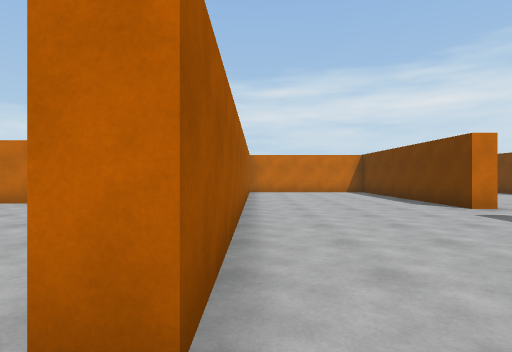
view 1 (above)

24 first-person views from a walk through a Unity game level. The camera is 1.3 m above the floor, looks level and sees 80° across. The floor is counted in squares, 2 m on a side. Each view is taken from the middle of a square. On the plan, view 1 faces up. The plan holds only what a view shows up to about 10 squares ahead; the rest is blank.

view 2
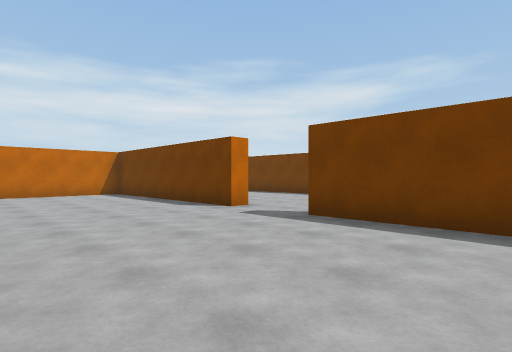

view 3
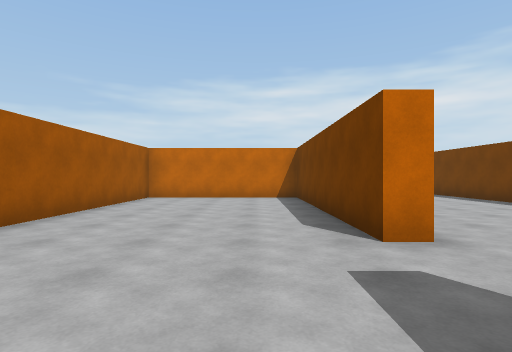

view 4
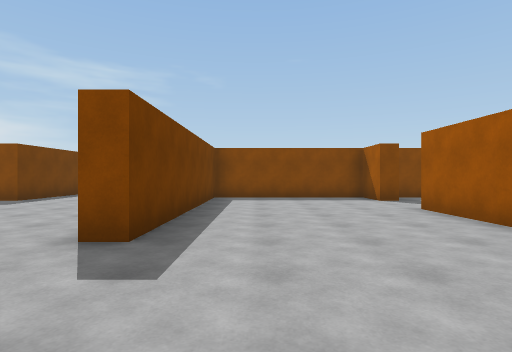

view 5
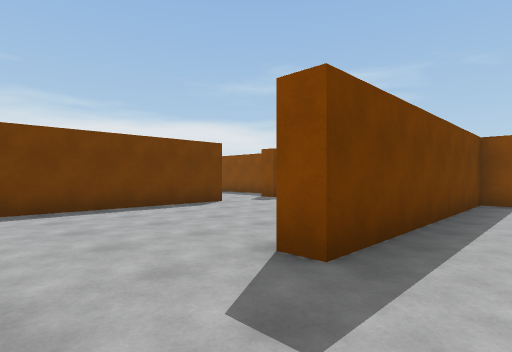

view 6
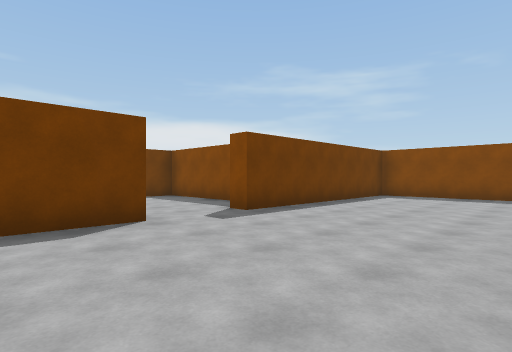

view 7
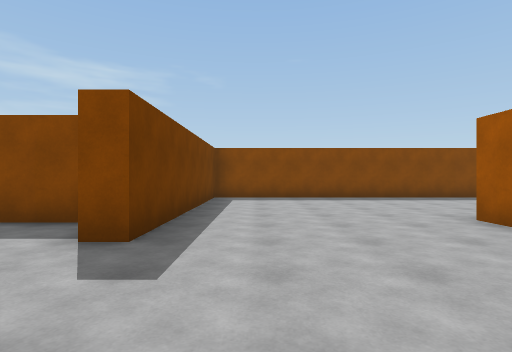

view 8
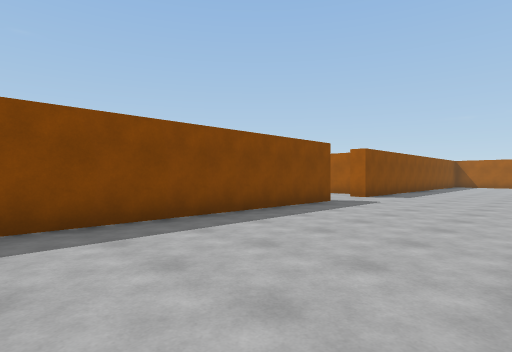

view 9
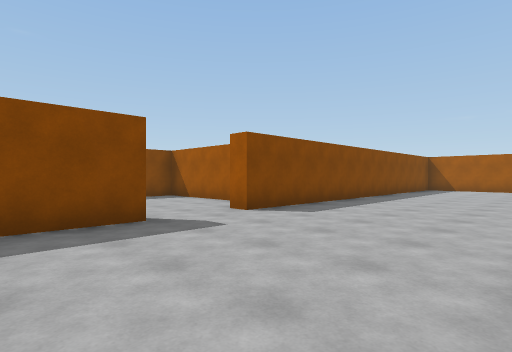

view 10
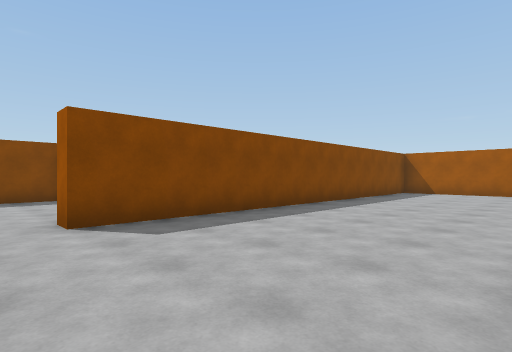

view 11
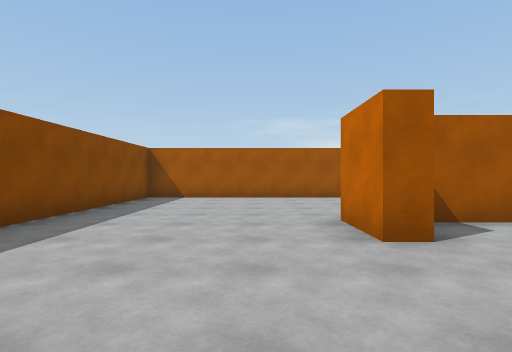

view 12
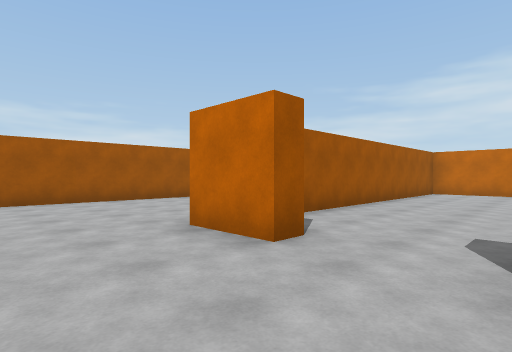

view 13
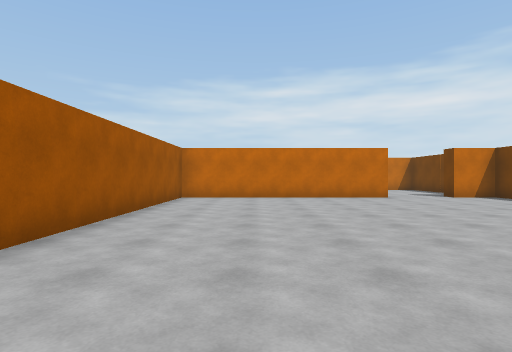

view 14
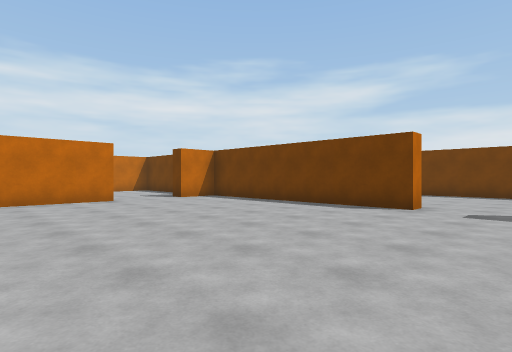

view 15
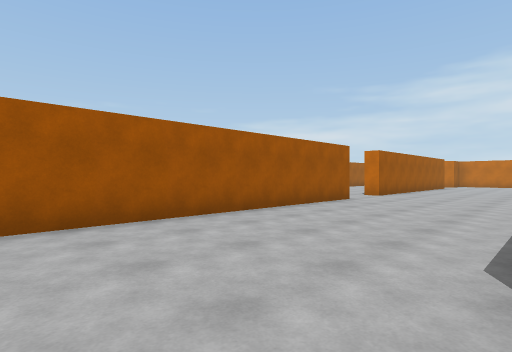

view 16
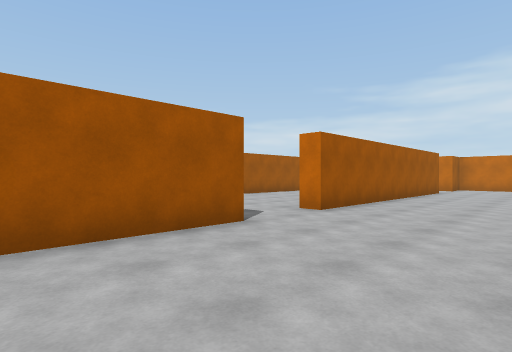

view 17
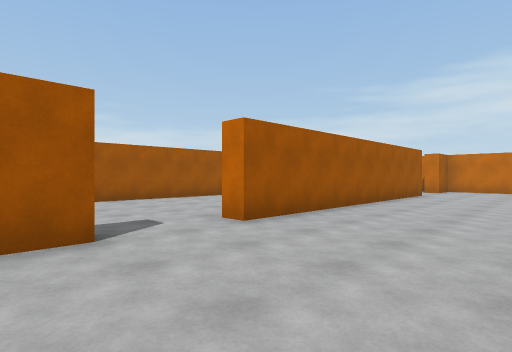

view 18
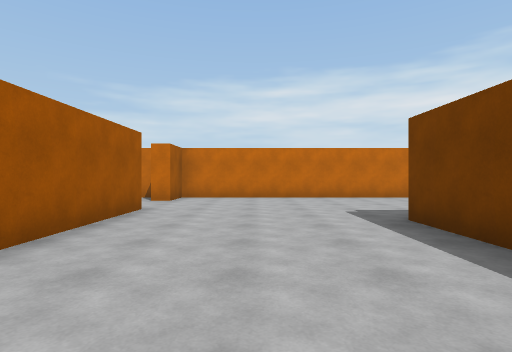

view 19
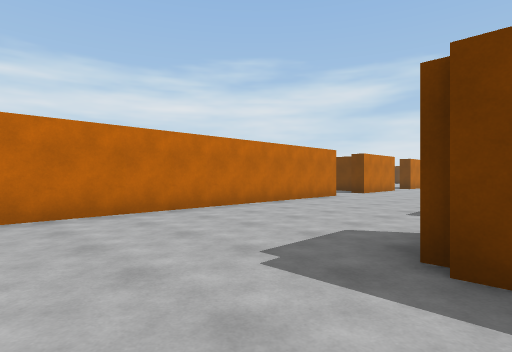

view 20
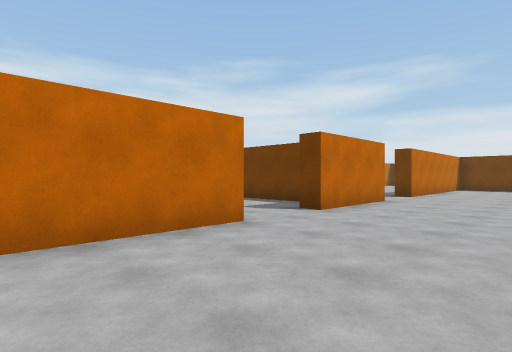

view 21
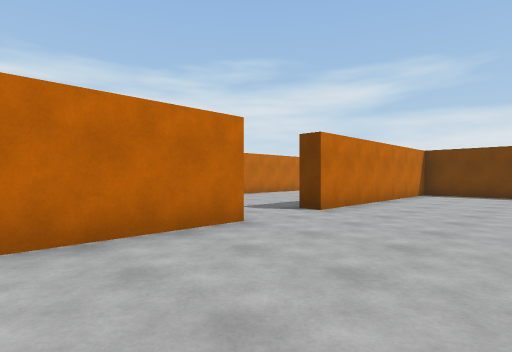

view 22
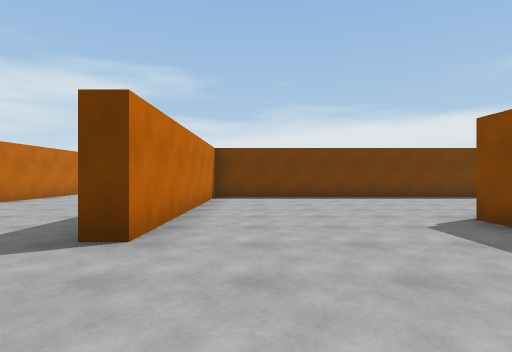

view 23
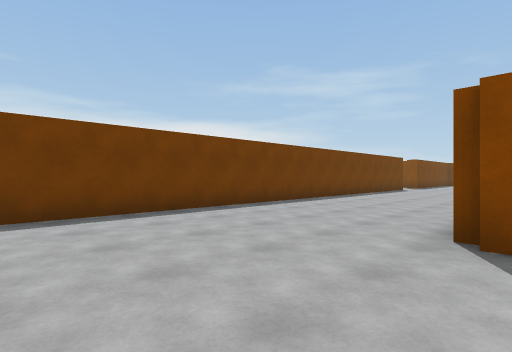

view 24
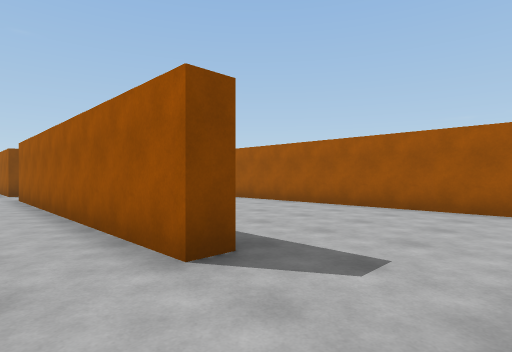

### Floor plan
Ten units are one square. View 1 is at (0, 0); x grows to the right and y downward. Boxes are objects, and circles mark ways between rooms. Rooms are numbered by the first view taken in them; rooms with no view inside come last. Other rooms are left out.
<svg viewBox="-165 -185 262 268">
<path fill="none" stroke="#000" d="M43 -60 43 -122 -2 -122 -2 -10 -7 -10M-8 10 -2 10 -2 23 43 23 43 -40M43 -40 48 -40M49 -60 43 -60M92 -71 92 -172 30 -172 30 -178M92 -10 92 -55M47 19 47 25M39 -127 45 -127M10 -172 -20 -172 -20 -178M-20 72 92 72 92 10M-40 -172 -152 -172 -152 -160 -158 -160M-90 22 -90 27 -105 27M-107 -106 -107 -125M-152 -40 -152 72 -40 72 -40 78M-158 -140 -152 -140 -152 -60 -158 -60M-40 -72 -102 -72 -102 16M-7 -10 -7 -72 -20 -72 -20 -78M-21 23 -12 23"/>
<circle cx="40" cy="-45" r="3" fill="#2a7"/>
<circle cx="-10" cy="5" r="3" fill="#2a7"/>
<circle cx="-85" cy="20" r="3" fill="#2a7"/>
<text x="10" y="-50">1</text>
<text x="40" y="-50">2</text>
<text x="-60" y="-30">3</text>
</svg>
Room 1 opens to room 2. Room 1 opens to room 3. Room 2 opens to room 3.

Where each view was taken, in squares from view 1:
view 1: 0 up, 0 right, facing up
view 2: 1 up, 0 right, facing up-right
view 3: 3 up, 3 right, facing up
view 4: 7 up, 3 right, facing down
view 5: 6 up, 3 right, facing down-right
view 6: 3 up, 5 right, facing down-right
view 7: 2 up, 8 right, facing down
view 8: 3 down, 5 right, facing down-left
view 9: 3 down, 0 right, facing down-left
view 10: 3 down, 3 left, facing down-left
view 11: 4 down, 6 left, facing left
view 12: 5 down, 7 left, facing up-left
view 13: 2 down, 8 left, facing up
view 14: 1 down, 7 left, facing up-right
view 15: 4 down, 11 left, facing up-left
view 16: 1 up, 12 left, facing up-left
view 17: 3 up, 12 left, facing up-left
view 18: 8 up, 13 left, facing up
view 19: 12 up, 13 left, facing up-right
view 20: 14 up, 7 left, facing up-right
view 21: 14 up, 2 left, facing up-right
view 22: 16 up, 0 right, facing right
view 23: 16 up, 4 right, facing down-right
view 24: 16 up, 14 left, facing down-left
